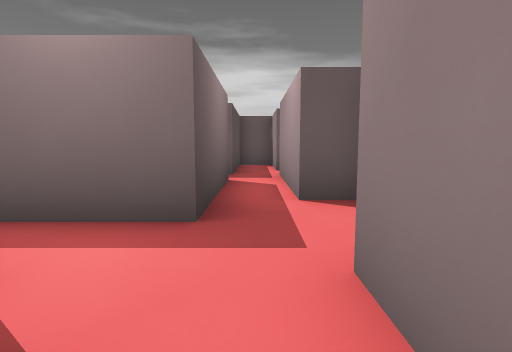
View 1 (above)

14 first-person views from a walk through a level from a Godot 3-D game. The camera is 1.3 m above the floor, tilts 6° down and sees 80° across. The floor is counted in squares, 2 m on a side. Each view is taken from the middle of a square. On the plan, view 1 faces up. The plan holds only what a view shows up to about 10 squares ahead; the rest is blank. Characters and animated objects are not drawn.

View 2
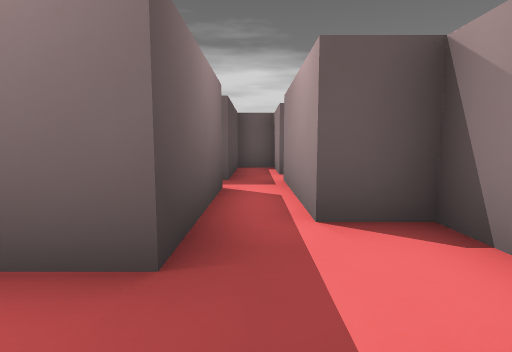

View 3
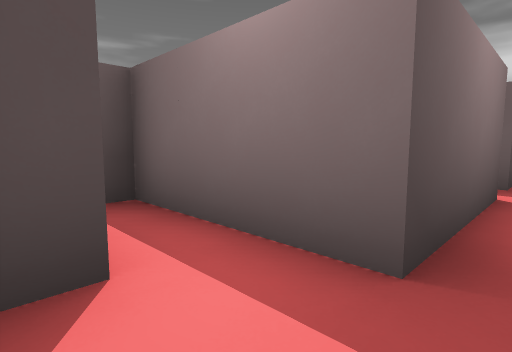

View 4
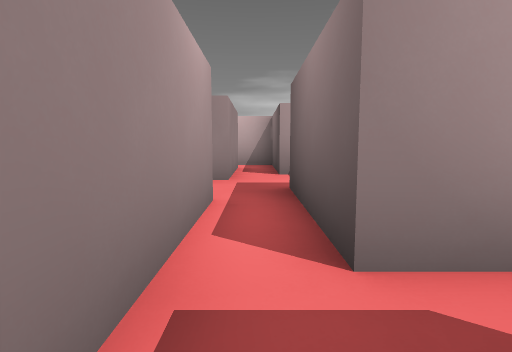

View 5
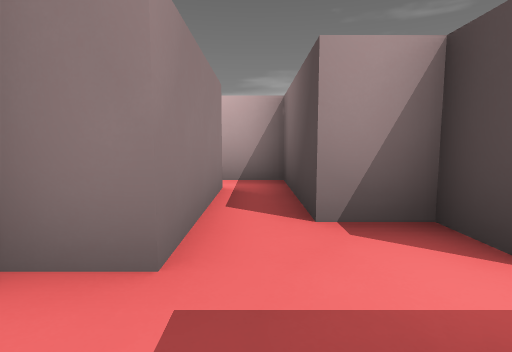

View 6
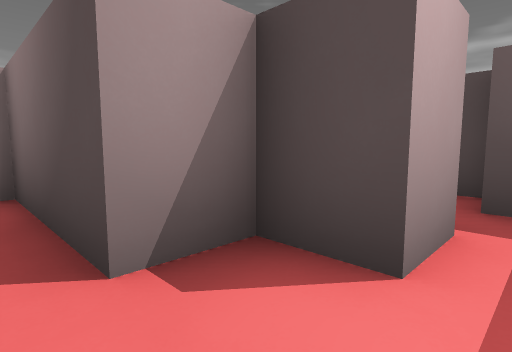

View 7
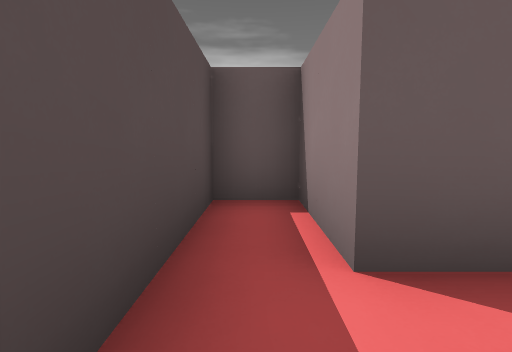

View 8
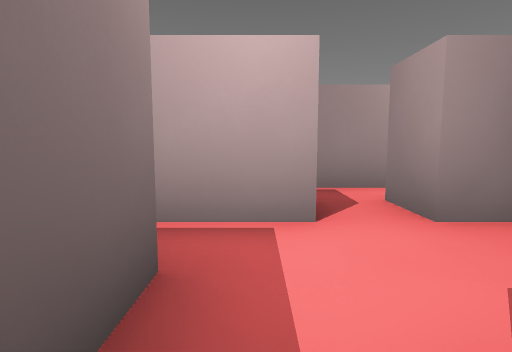

View 9
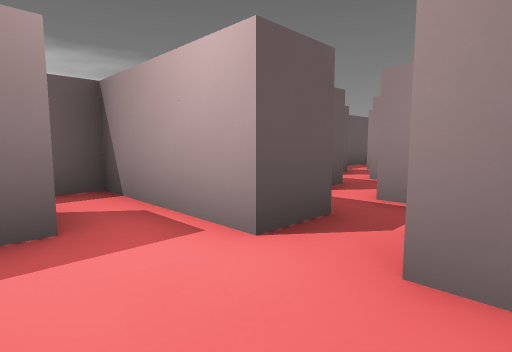

View 10
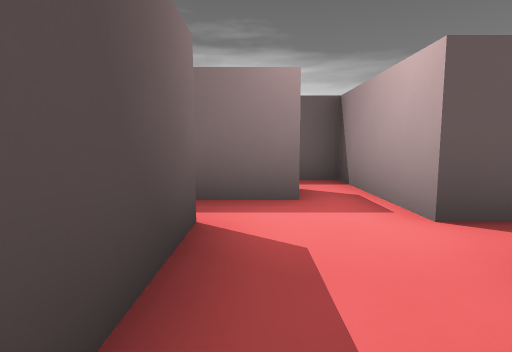

View 11
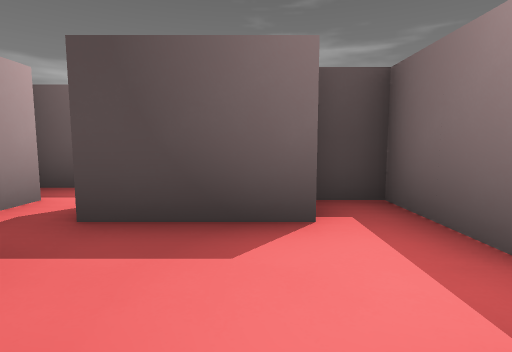

View 12
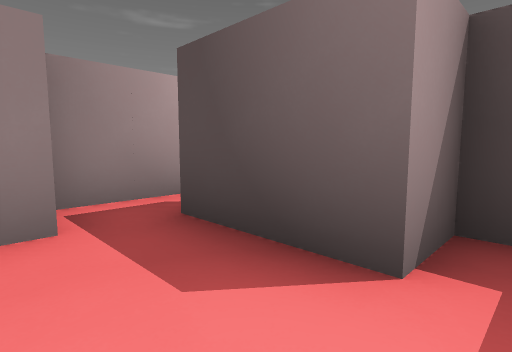

View 13
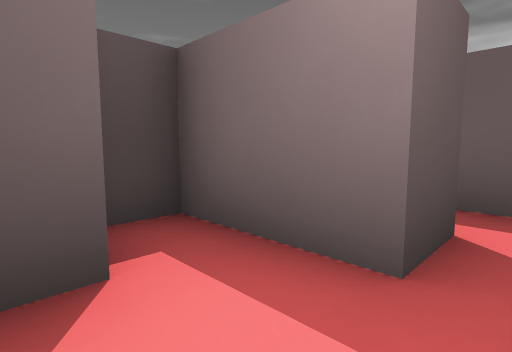

View 14
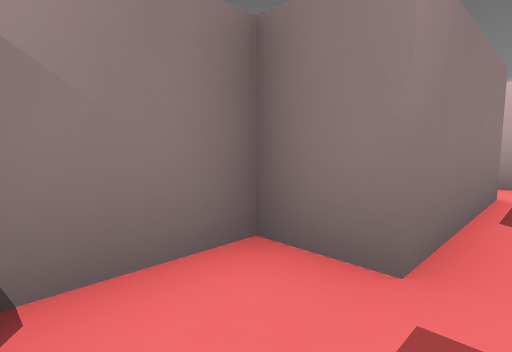

### Floor plan
Points are (right, up) in squares from view 1. A wall is a line through its corners. A room is listed if a view was taken in it or the views show most of it. See-through windows are left out.
Room 1 (views 1, 2, 3, 6)
walls: (-0.5, 2.5) (-2.5, 2.5); (-2.6, 1.5) (-1.5, 1.5) (-1.5, 0.5) (-0.5, 0.5) (-0.5, -2.5) (0.6, -2.5); (1.5, 1.5) (1.5, 2.5); (0.5, -1.5) (0.5, 1.5)
ways out: opening at (0, 2) to room 2; opening at (-2, 2); opening at (1, -2)
Room 2 (views 4, 5, 7, 11, 14)
walls: (-1.5, 5.5) (-0.5, 5.5) (-0.5, 2.5); (1.6, 7.5) (0.5, 7.5) (0.5, 9.5) (-0.5, 9.5) (-0.5, 6.5) (-1.5, 6.5); (1.5, 2.5) (1.5, 3.5) (0.5, 3.5) (0.5, 6.5); (0.5, 1.5) (1.5, 1.5)
ways out: opening at (0, 2) to room 1; opening at (-1, 6) to room 3; opening at (1, 7)
Room 3 (views 8, 9, 10, 12, 13)
walls: (-1.5, 6.5) (-1.5, 9.5) (-2.8, 9.5); (-2.5, 8.6) (-2.5, 7.5) (-4.5, 7.5) (-4.5, 6.5) (-3.5, 6.5) (-3.5, 4.5); (-2.6, 4.5) (-2.1, 4.5); (-1.5, 4.9) (-1.5, 5.5); (-3.5, 3.5) (-2.6, 3.5)
ways out: opening at (-1, 6) to room 2; opening at (-4, 4)

Where each view was taken, in squares from view 1:
view 1: 0 up, 0 right, facing up
view 2: 1 up, 0 right, facing up
view 3: 1 up, 0 right, facing up-left
view 4: 7 up, 0 right, facing down
view 5: 3 up, 0 right, facing down
view 6: 2 up, 0 right, facing down-left
view 7: 6 up, 0 right, facing up
view 8: 7 up, 4 left, facing right
view 9: 5 up, 3 left, facing up-right
view 10: 4 up, 3 left, facing up
view 11: 6 up, 1 left, facing left
view 12: 7 up, 2 left, facing down-left
view 13: 6 up, 2 left, facing up-left
view 14: 3 up, 0 right, facing down-right
